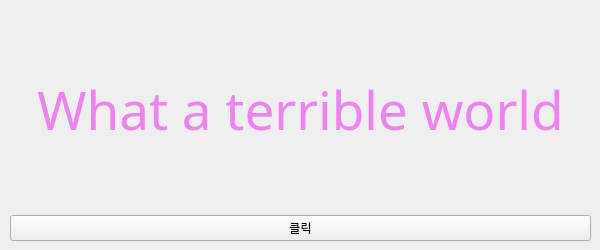
<?xml version="1.0" encoding="UTF-8"?>
<ui version="4.0">
 <class>App</class>
 <widget class="QWidget" name="App">
  <property name="geometry">
   <rect>
    <x>0</x>
    <y>0</y>
    <width>600</width>
    <height>250</height>
   </rect>
  </property>
  <property name="maximumSize">
   <size>
    <width>600</width>
    <height>250</height>
   </size>
  </property>
  <property name="font">
   <font>
    <family>맑은 고딕</family>
   </font>
  </property>
  <property name="windowTitle">
   <string>네번쨰 QT앱</string>
  </property>
  <widget class="QWidget" name="verticalLayoutWidget">
   <property name="geometry">
    <rect>
     <x>10</x>
     <y>10</y>
     <width>581</width>
     <height>231</height>
    </rect>
   </property>
   <layout class="QVBoxLayout" name="verticalLayout">
    <item>
     <widget class="QLabel" name="label">
      <property name="font">
       <font>
        <family>Bauhaus 93</family>
        <pointsize>40</pointsize>
       </font>
      </property>
      <property name="styleSheet">
       <string notr="true">color: violet;
background-color : 'black';</string>
      </property>
      <property name="text">
       <string>What a terrible world</string>
      </property>
      <property name="alignment">
       <set>Qt::AlignCenter</set>
      </property>
     </widget>
    </item>
    <item>
     <widget class="QPushButton" name="btnMsg">
      <property name="text">
       <string>클릭</string>
      </property>
     </widget>
    </item>
   </layout>
  </widget>
 </widget>
 <resources/>
 <connections/>
</ui>
